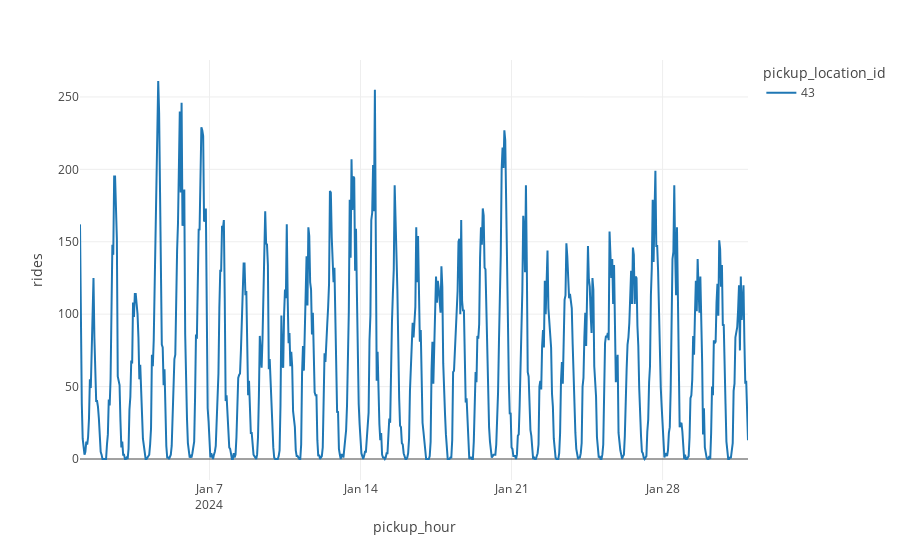

The cell this chart's notebook holds for it:
### Markdown cell above
### Gráfico interactivo

### Code cell
from typing import Optional, List
import plotly.express as px

def plot_rides(
    rides: pd.DataFrame,
    locations: Optional[List[int]] = None
    ):
    """
    Plot time-series data
    """
    rides_to_plot = rides[rides.pickup_location_id.isin(locations)] if locations else rides

    fig = px.line(
        rides_to_plot,
        x="pickup_hour",
        y="rides",
        color='pickup_location_id',
        template='none',
    )

    fig.show()

plot_rides(rides_agg_full, locations=[43])

### Figure 1 — Plotly figure (JSON) as saved in the notebook; plotly's stock layout.template omitted (floating-point values rounded to 4 significant figures; data arrays with more than 128 entries replaced by an {"elided": "..."} marker saying what was removed)
{"data": [{"hovertemplate": "pickup_location_id=43<br>pickup_hour=%{x}<br>rides=%{y}<extra></extra>", "legendgroup": "43", "line": {"color": "#1F77B4", "dash": "solid"}, "marker": {"symbol": "circle"}, "mode": "lines", "name": "43", "orientation": "v", "showlegend": true, "type": "scatter", "x": {"elided": "744 str values"}, "xaxis": "x", "y": {"elided": "744 int values"}, "yaxis": "y"}], "layout": {"legend": {"title": {"text": "pickup_location_id"}, "tracegroupgap": 0}, "margin": {"t": 60}, "xaxis": {"anchor": "y", "domain": [0, 1], "title": {"text": "pickup_hour"}}, "yaxis": {"anchor": "x", "domain": [0, 1], "title": {"text": "rides"}}}}
